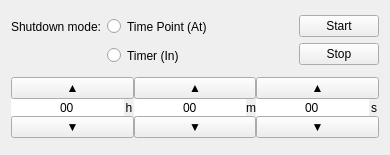
<?xml version="1.0" encoding="UTF-8"?>
<ui version="4.0">
 <class>MainWindow</class>
 <widget class="QMainWindow" name="MainWindow">
  <property name="geometry">
   <rect>
    <x>0</x>
    <y>0</y>
    <width>390</width>
    <height>155</height>
   </rect>
  </property>
  <property name="minimumSize">
   <size>
    <width>390</width>
    <height>155</height>
   </size>
  </property>
  <property name="maximumSize">
   <size>
    <width>390</width>
    <height>155</height>
   </size>
  </property>
  <property name="windowTitle">
   <string>Single Shutdown</string>
  </property>
  <widget class="QWidget" name="centralWidget">
   <layout class="QVBoxLayout" name="verticalLayout">
    <item>
     <layout class="QHBoxLayout" name="horizontalLayout">
      <item>
       <layout class="QGridLayout" name="gridLayout_2">
        <item row="0" column="0">
         <widget class="QLabel" name="shutdownModeLabel">
          <property name="sizePolicy">
           <sizepolicy hsizetype="Minimum" vsizetype="Minimum">
            <horstretch>0</horstretch>
            <verstretch>0</verstretch>
           </sizepolicy>
          </property>
          <property name="minimumSize">
           <size>
            <width>0</width>
            <height>23</height>
           </size>
          </property>
          <property name="maximumSize">
           <size>
            <width>16777215</width>
            <height>23</height>
           </size>
          </property>
          <property name="text">
           <string>Shutdown mode:</string>
          </property>
         </widget>
        </item>
        <item row="1" column="1">
         <widget class="QRadioButton" name="shutdownMode_Timer">
          <property name="minimumSize">
           <size>
            <width>0</width>
            <height>23</height>
           </size>
          </property>
          <property name="maximumSize">
           <size>
            <width>16777215</width>
            <height>23</height>
           </size>
          </property>
          <property name="text">
           <string>Timer (In)</string>
          </property>
         </widget>
        </item>
        <item row="0" column="1">
         <widget class="QRadioButton" name="shutdownMode_TimePoint">
          <property name="minimumSize">
           <size>
            <width>0</width>
            <height>23</height>
           </size>
          </property>
          <property name="maximumSize">
           <size>
            <width>16777215</width>
            <height>23</height>
           </size>
          </property>
          <property name="text">
           <string>Time Point (At)</string>
          </property>
         </widget>
        </item>
       </layout>
      </item>
      <item>
       <spacer name="horizontalSpacer">
        <property name="orientation">
         <enum>Qt::Horizontal</enum>
        </property>
        <property name="sizeHint" stdset="0">
         <size>
          <width>40</width>
          <height>20</height>
         </size>
        </property>
       </spacer>
      </item>
      <item>
       <layout class="QVBoxLayout" name="verticalLayout_2">
        <item>
         <widget class="QPushButton" name="startButton">
          <property name="text">
           <string>Start</string>
          </property>
         </widget>
        </item>
        <item>
         <widget class="QPushButton" name="stopButton">
          <property name="text">
           <string>Stop</string>
          </property>
         </widget>
        </item>
       </layout>
      </item>
     </layout>
    </item>
    <item>
     <layout class="QGridLayout" name="gridLayout">
      <property name="spacing">
       <number>0</number>
      </property>
      <item row="1" column="5">
       <widget class="QLabel" name="secondsLabel">
        <property name="minimumSize">
         <size>
          <width>10</width>
          <height>0</height>
         </size>
        </property>
        <property name="maximumSize">
         <size>
          <width>10</width>
          <height>16777215</height>
         </size>
        </property>
        <property name="text">
         <string>s</string>
        </property>
        <property name="alignment">
         <set>Qt::AlignCenter</set>
        </property>
       </widget>
      </item>
      <item row="0" column="0" colspan="2">
       <widget class="QPushButton" name="hoursIncrementButton">
        <property name="text">
         <string>▲</string>
        </property>
       </widget>
      </item>
      <item row="2" column="0" colspan="2">
       <widget class="QPushButton" name="hoursDecrementButton">
        <property name="text">
         <string>▼</string>
        </property>
       </widget>
      </item>
      <item row="2" column="4" colspan="2">
       <widget class="QPushButton" name="secondsDecrementButton">
        <property name="text">
         <string>▼</string>
        </property>
       </widget>
      </item>
      <item row="0" column="2" colspan="2">
       <widget class="QPushButton" name="minutesIncrementButton">
        <property name="text">
         <string>▲</string>
        </property>
       </widget>
      </item>
      <item row="1" column="3">
       <widget class="QLabel" name="minutesLabel">
        <property name="minimumSize">
         <size>
          <width>10</width>
          <height>0</height>
         </size>
        </property>
        <property name="maximumSize">
         <size>
          <width>10</width>
          <height>16777215</height>
         </size>
        </property>
        <property name="text">
         <string>m</string>
        </property>
        <property name="alignment">
         <set>Qt::AlignCenter</set>
        </property>
       </widget>
      </item>
      <item row="1" column="1">
       <widget class="QLabel" name="hoursLabel">
        <property name="minimumSize">
         <size>
          <width>10</width>
          <height>0</height>
         </size>
        </property>
        <property name="maximumSize">
         <size>
          <width>10</width>
          <height>16777215</height>
         </size>
        </property>
        <property name="text">
         <string>h</string>
        </property>
        <property name="alignment">
         <set>Qt::AlignCenter</set>
        </property>
       </widget>
      </item>
      <item row="2" column="2" colspan="2">
       <widget class="QPushButton" name="minutesDecrementButton">
        <property name="text">
         <string>▼</string>
        </property>
       </widget>
      </item>
      <item row="0" column="4" colspan="2">
       <widget class="QPushButton" name="secondsIncrementButton">
        <property name="text">
         <string>▲</string>
        </property>
       </widget>
      </item>
      <item row="1" column="0">
       <widget class="QTimeEdit" name="hoursEdit">
        <property name="frame">
         <bool>false</bool>
        </property>
        <property name="alignment">
         <set>Qt::AlignCenter</set>
        </property>
        <property name="readOnly">
         <bool>false</bool>
        </property>
        <property name="buttonSymbols">
         <enum>QAbstractSpinBox::NoButtons</enum>
        </property>
        <property name="accelerated">
         <bool>false</bool>
        </property>
        <property name="displayFormat">
         <string>HH</string>
        </property>
       </widget>
      </item>
      <item row="1" column="2">
       <widget class="QTimeEdit" name="minutesEdit">
        <property name="frame">
         <bool>false</bool>
        </property>
        <property name="alignment">
         <set>Qt::AlignCenter</set>
        </property>
        <property name="readOnly">
         <bool>false</bool>
        </property>
        <property name="buttonSymbols">
         <enum>QAbstractSpinBox::NoButtons</enum>
        </property>
        <property name="accelerated">
         <bool>false</bool>
        </property>
        <property name="displayFormat">
         <string>mm</string>
        </property>
       </widget>
      </item>
      <item row="1" column="4">
       <widget class="QTimeEdit" name="secondsEdit">
        <property name="frame">
         <bool>false</bool>
        </property>
        <property name="alignment">
         <set>Qt::AlignCenter</set>
        </property>
        <property name="readOnly">
         <bool>false</bool>
        </property>
        <property name="buttonSymbols">
         <enum>QAbstractSpinBox::NoButtons</enum>
        </property>
        <property name="accelerated">
         <bool>false</bool>
        </property>
        <property name="displayFormat">
         <string>ss</string>
        </property>
       </widget>
      </item>
     </layout>
    </item>
   </layout>
  </widget>
 </widget>
 <layoutdefault spacing="6" margin="11"/>
 <resources/>
 <connections/>
</ui>
